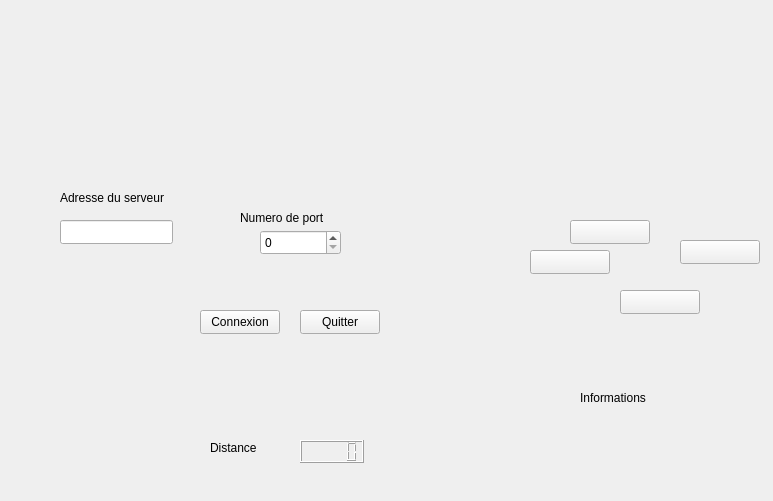
<?xml version="1.0" encoding="UTF-8"?>
<ui version="4.0">
 <class>clientWidget</class>
 <widget class="QWidget" name="clientWidget">
  <property name="geometry">
   <rect>
    <x>0</x>
    <y>0</y>
    <width>773</width>
    <height>501</height>
   </rect>
  </property>
  <property name="windowTitle">
   <string>clientWidget</string>
  </property>
  <widget class="QLabel" name="labelAdresseServeur">
   <property name="geometry">
    <rect>
     <x>60</x>
     <y>190</y>
     <width>121</width>
     <height>16</height>
    </rect>
   </property>
   <property name="text">
    <string>Adresse du serveur</string>
   </property>
  </widget>
  <widget class="QLineEdit" name="lineEditAdresseServeur">
   <property name="geometry">
    <rect>
     <x>60</x>
     <y>220</y>
     <width>113</width>
     <height>24</height>
    </rect>
   </property>
  </widget>
  <widget class="QSpinBox" name="spinBoxPortServeur">
   <property name="geometry">
    <rect>
     <x>260</x>
     <y>230</y>
     <width>81</width>
     <height>25</height>
    </rect>
   </property>
   <property name="maximum">
    <number>9999</number>
   </property>
  </widget>
  <widget class="QPushButton" name="pushButtonConnexion">
   <property name="geometry">
    <rect>
     <x>200</x>
     <y>310</y>
     <width>80</width>
     <height>24</height>
    </rect>
   </property>
   <property name="text">
    <string>Connexion</string>
   </property>
  </widget>
  <widget class="QPushButton" name="pushButtonQuitter">
   <property name="geometry">
    <rect>
     <x>300</x>
     <y>310</y>
     <width>80</width>
     <height>24</height>
    </rect>
   </property>
   <property name="text">
    <string>Quitter</string>
   </property>
  </widget>
  <widget class="QPushButton" name="pushButtonUp">
   <property name="geometry">
    <rect>
     <x>570</x>
     <y>220</y>
     <width>80</width>
     <height>24</height>
    </rect>
   </property>
   <property name="text">
    <string/>
   </property>
   <property name="icon">
    <iconset resource="fleches.qrc">
     <normaloff>:/img/images/arrow_up.png</normaloff>:/img/images/arrow_up.png</iconset>
   </property>
  </widget>
  <widget class="QPushButton" name="pushButtonRight">
   <property name="geometry">
    <rect>
     <x>680</x>
     <y>240</y>
     <width>80</width>
     <height>24</height>
    </rect>
   </property>
   <property name="text">
    <string/>
   </property>
   <property name="icon">
    <iconset resource="fleches.qrc">
     <normaloff>:/img/images/arrow_right.png</normaloff>:/img/images/arrow_right.png</iconset>
   </property>
  </widget>
  <widget class="QPushButton" name="pushButtonLeft">
   <property name="geometry">
    <rect>
     <x>530</x>
     <y>250</y>
     <width>80</width>
     <height>24</height>
    </rect>
   </property>
   <property name="text">
    <string/>
   </property>
   <property name="icon">
    <iconset resource="fleches.qrc">
     <normaloff>:/img/images/arrow_left.png</normaloff>:/img/images/arrow_left.png</iconset>
   </property>
  </widget>
  <widget class="QPushButton" name="pushButtonDown">
   <property name="geometry">
    <rect>
     <x>620</x>
     <y>290</y>
     <width>80</width>
     <height>24</height>
    </rect>
   </property>
   <property name="text">
    <string/>
   </property>
   <property name="icon">
    <iconset resource="fleches.qrc">
     <normaloff>:/img/images/arrow_down.png</normaloff>:/img/images/arrow_down.png</iconset>
   </property>
  </widget>
  <widget class="QLabel" name="labelInformations">
   <property name="geometry">
    <rect>
     <x>580</x>
     <y>390</y>
     <width>81</width>
     <height>16</height>
    </rect>
   </property>
   <property name="text">
    <string>Informations</string>
   </property>
  </widget>
  <widget class="QLabel" name="labelDistance">
   <property name="geometry">
    <rect>
     <x>210</x>
     <y>440</y>
     <width>58</width>
     <height>16</height>
    </rect>
   </property>
   <property name="text">
    <string>Distance</string>
   </property>
  </widget>
  <widget class="QLabel" name="labelNumeroPort">
   <property name="geometry">
    <rect>
     <x>240</x>
     <y>210</y>
     <width>101</width>
     <height>16</height>
    </rect>
   </property>
   <property name="text">
    <string>Numero de port</string>
   </property>
  </widget>
  <widget class="QLCDNumber" name="lcdNumberDistance">
   <property name="geometry">
    <rect>
     <x>300</x>
     <y>440</y>
     <width>64</width>
     <height>23</height>
    </rect>
   </property>
  </widget>
 </widget>
 <resources>
  <include location="fleches.qrc"/>
 </resources>
 <connections>
  <connection>
   <sender>pushButtonQuitter</sender>
   <signal>clicked()</signal>
   <receiver>clientWidget</receiver>
   <slot>close()</slot>
   <hints>
    <hint type="sourcelabel">
     <x>343</x>
     <y>328</y>
    </hint>
    <hint type="destinationlabel">
     <x>373</x>
     <y>368</y>
    </hint>
   </hints>
  </connection>
 </connections>
</ui>
